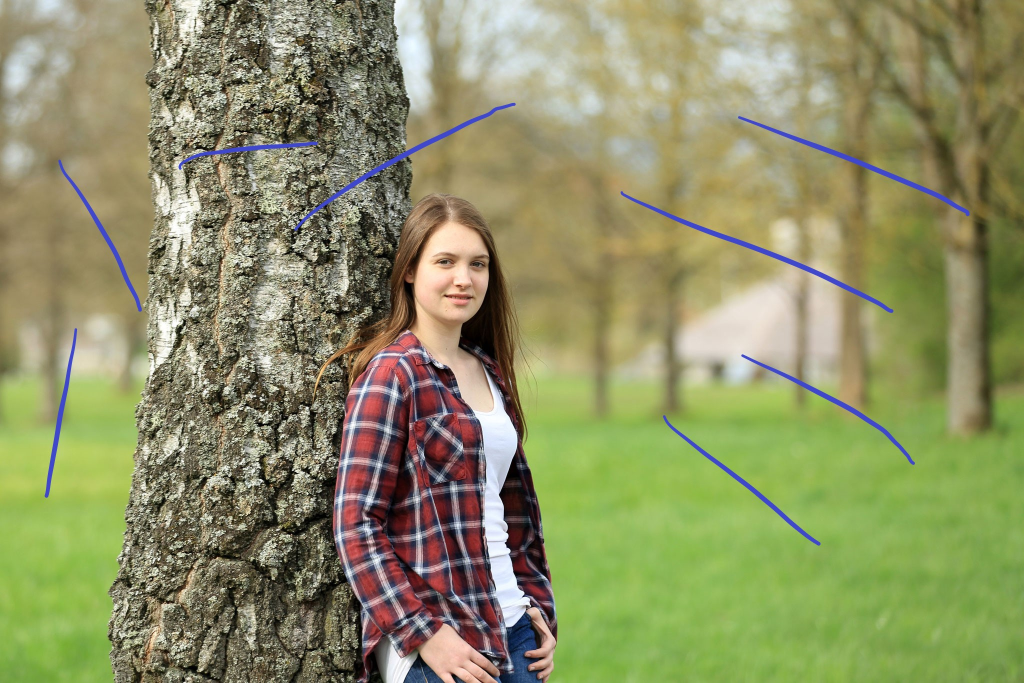
#> input picture image.jpg, 2048 x 1366 px, found by its file name (shown at 1/2 size)
$ python opencv_threshold.py
#> lines starting #> are read from the running program, lines starting #| are printed output that depends on the picture
import cv2
image = cv2.imread("image.jpg")
#> image is the input picture: shape (1366, 2048, 3); mean B, G, R 101.1, 144.6, 141.7
image = cv2.resize(image,dsize=(0,0),fx=0.5,fy=0.6)
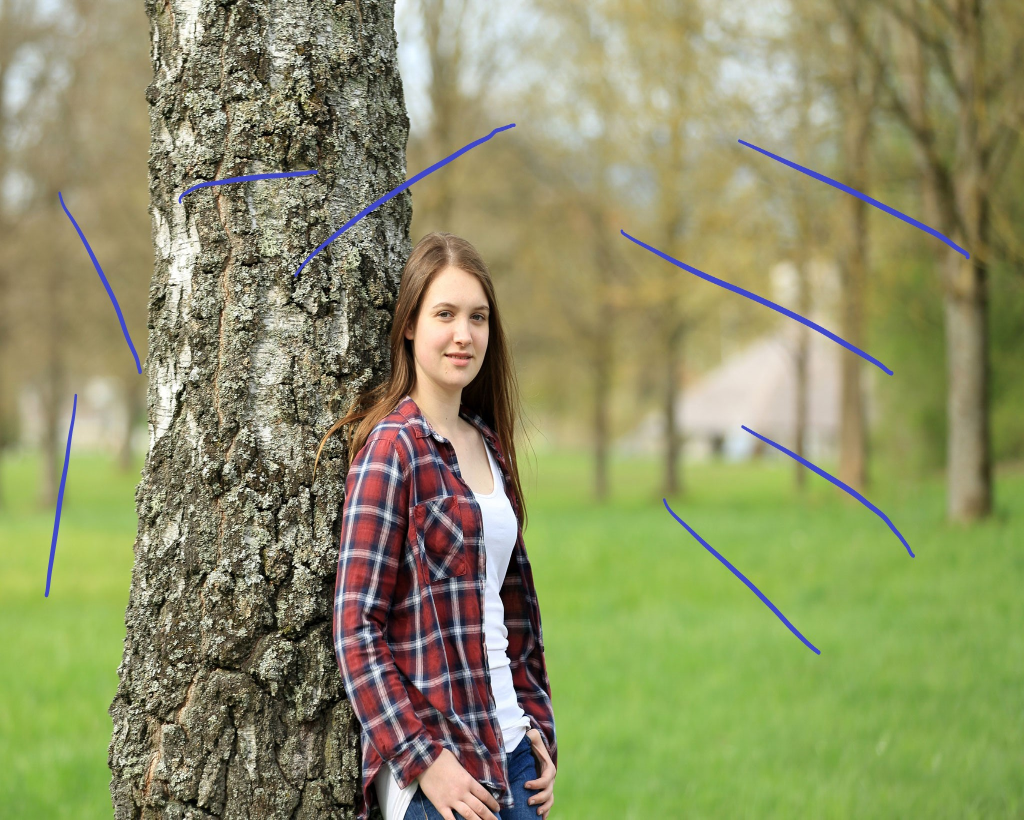
#> image: shape (820, 1024, 3); mean B, G, R 101.1, 144.6, 141.7
ret,thresh = cv2.threshold(src=image,thresh = 100,maxval=255,type=cv2.THRESH_TOZERO_INV)
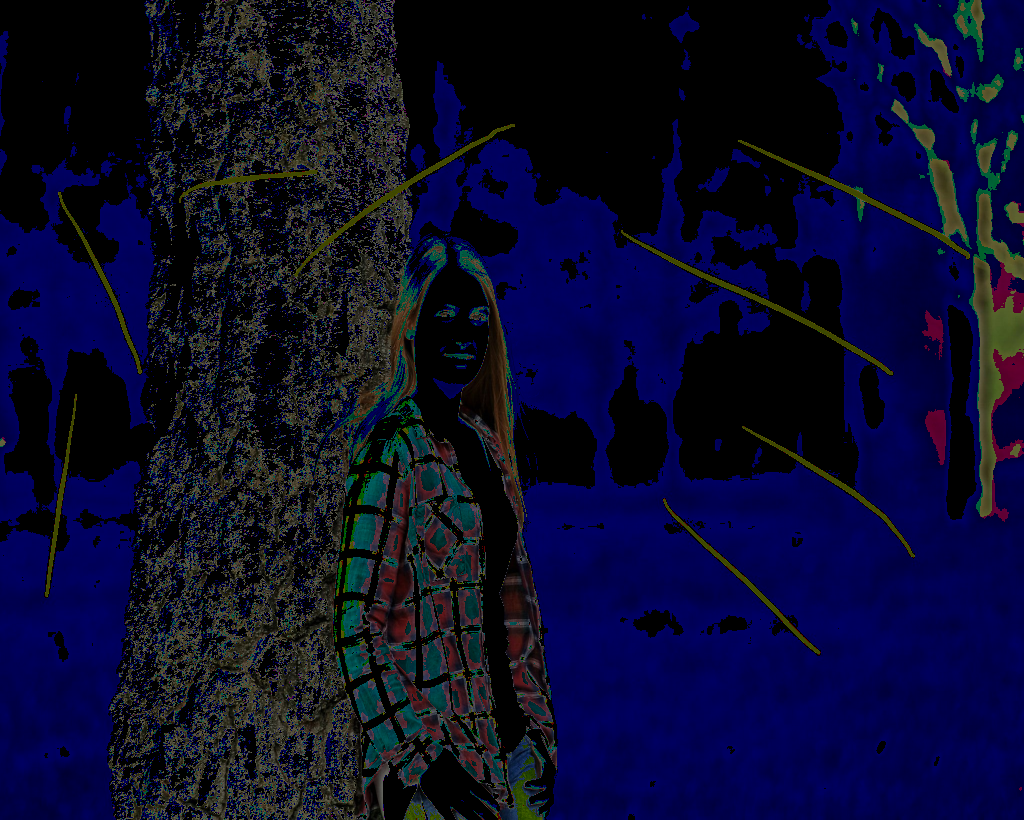
#> thresh: shape (820, 1024, 3); mean B, G, R 44.8, 11.3, 10.4


# [6 lines of commented-out code are left out]

cv2.imshow('my_pic',thresh)
cv2.waitKey(0)
cv2.destroyAllWindows()
